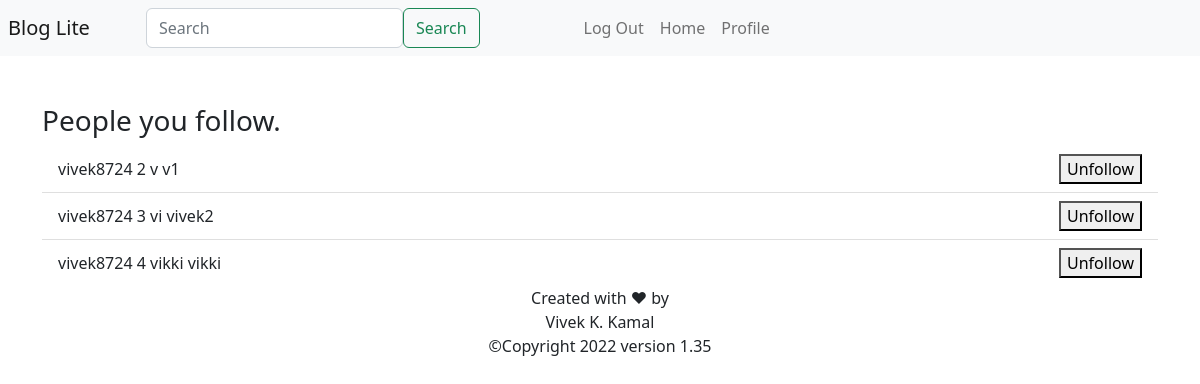
Page /following/vivek8724 (signed in) on the committed database.
### Website/app_models.py (models this page shows)
class User(db.Model, UserMixin):
    id = db.Column(db.Integer, primary_key=True)
    name = db.Column(db.String(20))
    user_name = db.Column(db.String(20), unique=True)
    password = db.Column(db.String(20))
    profile_pic = db.Column(db.LargeBinary)
    followers = db.relationship('Follower')
    followings = db.relationship('Following')

class Following(db.Model):
    id = db.Column(db.Integer, primary_key=True)
    user_id = db.Column(db.Integer, db.ForeignKey('user.id'))
    following_id = db.Column(db.Integer)

### Website/app_auth.py (the view)
@app_auth.route('/following/<user_name>', methods=['GET', 'POST'])
@login_required
def following(user_name):
    user = User.query.filter_by(user_name=user_name).first()
    return render_template('following_page.html', user=user)

### Website/__init__.py (called while the page is built)
def create_app():
    app = Flask(__name__)
    app.config['SECRET_KEY'] = "It's Vivek"
    app.config['SQLALCHEMY_DATABASE_URI'] = f'sqlite:///{DB_NAME}'
    db.init_app(app)
    login_manager = LoginManager()
    login_manager.login_view = 'app_auth.login'
    login_manager.login_message = u"Log in to access the page"
    login_manager.init_app(app)
    @login_manager.user_loader
    def load_user(id):
        return User.query.get(int(id))
    from .app_views import app_views
    from .app_auth import app_auth
    app.register_blueprint(app_views, url_prefix='/')
    app.register_blueprint(app_auth, url_index='/')
    from .app_models import User, Post, Like, Comment, Following, Follower
    with app.app_context():
        db.create_all()
    return app

### Website/Templates/following_page.html (shortened to what this page needs)
{% extends "app_base.html" %}
{% block content %}
<h3>People you follow.</h3>
<ul class="list-group list-group-flush" id="notes">
    {% for flwg in user.followings %}
    <li class="list-group-item d-flex justify-content-between align-items-center">
        {{ user.user_name }}
        {{ flwg.id }} {{ user.query.filter_by(id=flwg.following_id).first().name }}
        {{ user.query.filter_by(id=flwg.following_id).first().user_name }}
        <button type="button" onClick="unFollowFromFollowingPage('{{ flwg.id }}', '{{ user.user_name }}')">
            Unfollow
        </button>
    </li>
    {% endfor %}
</ul>
{% endblock %}

### rows in the picture
Following: id "2"
User: user_name "vivek8724"
User: query.filter_by "v", query.filter_by "v1"
Following: id "3"
User: query.filter_by "vi", query.filter_by "vivek2"
Following: id "4"
User: query.filter_by "vikki"
